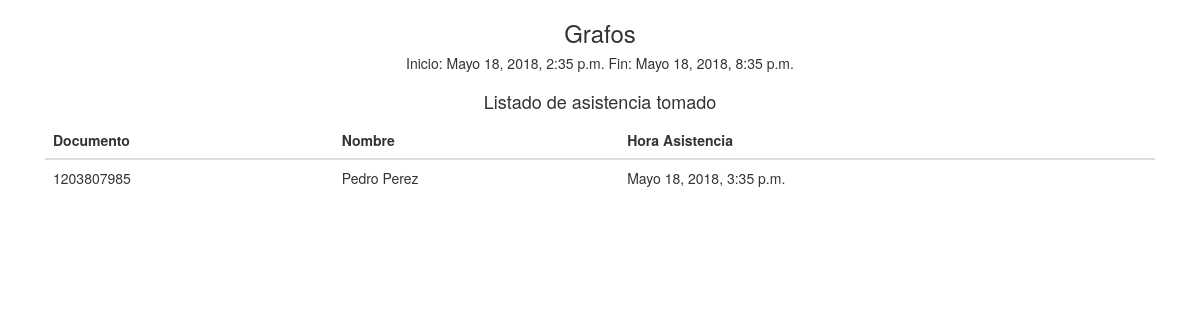
Page /clase/1/3/ on the committed database.
### qr/models.py (models this page shows, shortened)
class Curso(models.Model):
    nombre = models.CharField(max_length=300)
    clases = models.ManyToManyField(Clase)
    monitores = models.ManyToManyField(User)

class Clase(models.Model):
    inicio = models.DateTimeField(default=datetime.now)
    fin = models.DateTimeField(default=datetime.now)

class Asistencia(models.Model):
    curso = models.ForeignKey(Curso, on_delete=models.CASCADE)
    estudiante = models.ForeignKey(Estudiante, on_delete=models.CASCADE)
    monitor = models.ForeignKey(User, on_delete=models.CASCADE)
    fecha = models.DateTimeField(default=datetime.now)

class Estudiante(models.Model):
    identificacion = models.CharField(max_length=20)
    tipo_documento = models.CharField(max_length=30, choices=DOCUMENTOS)
    nombre = models.CharField(max_length=200)
    correo = models.CharField(max_length=100)
    cursos = models.ManyToManyField(Curso)

### qr/views.py (the view)
# urls.py: url(r"^clase/(?P<id_curso>[0-9]+)/(?P<id_clase>[0-9]+)/$", views.clase, name="clase"),
def clase(request,id_curso, id_clase):
    if request.user.is_authenticated():
        if request.method == "POST":
            print(request.body.decode("utf-8"))
            return HttpResponse()
    curso = get_object_or_404(Curso, pk=id_curso)
    clase = get_object_or_404(Clase, pk=id_clase)
    asistencias = Asistencia.objects.filter(Q(fecha__gt=clase.inicio) & Q(fecha__lt=clase.fin) & Q(curso=curso))
    context = {
        "clase": clase,
        "curso": curso,
        "active": clase.inicio <= datetime.now(tz=timezone.utc) and clase.fin > datetime.now(tz=timezone.utc),
        "asistencias":asistencias
    }
    return render(request, "qr/clase.html", context)

### templates/qr/clase.html (shortened to what this page needs)
{% extends 'qr/base.html' %}
{% load staticfiles %}
{% block head %}
    <link rel='stylesheet' href="{% static "qr/css/qr.css" %}" />
{% endblock %}
{% block body %}
    <div class="container" ng-app="Scanner">
        <div class="row center">
            <h3>{{ curso.nombre }}</h3>
            <h5>Inicio: {{ clase.inicio }}  Fin: {{ clase.fin }} </h5>
        </div>
        <div clas="row">
            {% if active %}
            <div class="col-sm-6" ng-controller="scan-controller">
                <p>QR</p>
                <button class="btn btn-success" ng-click="start()"><i class="fa fa-qrcode" aria-hidden="true"></i></button>
                <p ng-hide="cameraRequested">El navegador debera pedir permiso para acceder a la camara</p>
                <div>
                  <bc-qr-reader active="cameraRequested" on-result="processURLfromQR" on-error="onError" camera-status="cameraIsOn" width="200px" height="200px"></bc-qr-reader>
                </div>
                <p ng-show="url">QR Detectado</p>
                {% verbatim %}<p><b>{{ url }}</b></p>{% endverbatim %}
            </div>
            <div class="col-sm-6">
                <p>Listado tomado</p>
            </div>
            {% else %}
                <div class="col-sm-12">
                    <h4>Listado de asistencia tomado</h4>
                    <table class="table">
                      <thead class="thead-light">
                        <tr>
                          <th scope="col">Documento</th>
                          <th scope="col">Nombre</th>
                          <th scope="col">Hora Asistencia</th>
                        </tr>
                      </thead>
                      <tbody>
                        {%  for asistencia in asistencias %}
                            <tr>
                              <td>{{ asistencia.estudiante.identificacion }}</td>
                              <td>{{ asistencia.estudiante.nombre }}</td>
                              <td>{{ asistencia.fecha }}</td>
                            </tr>
                        {% endfor %}
                      </tbody>
                    </table>
                </div>
            {% endif %}
        </div>
    </div>
{% endblock %}

### qr/static/qr/css/qr.css (style rules this page uses)
body { background-color: #ffffff; }
h4,h1,h2,h3,h5 { text-align: center; }

### rows in the picture
Curso: nombre "Grafos"
Clase: inicio "Mayo 18, 2018, 2:35 p.m.", fin "Mayo 18, 2018, 8:35 p.m."
Asistencia: estudiante.identificacion "1203807985", estudiante.nombre "Pedro Perez", fecha "Mayo 18, 2018, 3:35 p.m."
